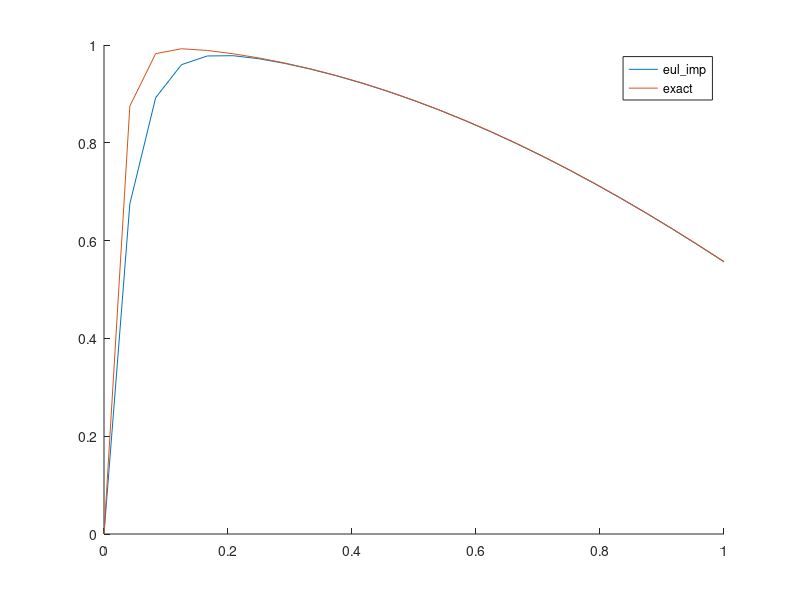

The MATLAB script that drew this image:
% Datos iniciales
mu = 50;
intervalo = [0, 1];
x0 = 0;
exact = @(t) (mu^2 / (1 + mu^2)) * (cos(t) - exp(-mu .* t) + sin(t) / mu);
N = 24;

% Aplicamos el metodo de Euler implicito
dim = size(x0, 1);
h = (intervalo(2) - intervalo(1)) / N;
t = intervalo(1): h: intervalo(2);

x = zeros(1, N + 1);
x(:, 1) = x0;
for i = 1:N
    x(:, i + 1) = (x(:, i) + mu * h * cos(t(i + 1))) / (1 + h * mu);
end
t = t(:);  % Convertimos t en vector columna del tipo (N+1, 1)
x = transpose(x);

% Representamos graficamente el resultado junto con la solucion exacta
hold on
plot(t, x)
plot(t, exact(t))
legend('eul\_imp', 'exact')